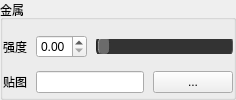
                    <widget class="QGroupBox" name="metalpanel">
                     <property name="sizePolicy">
                      <sizepolicy hsizetype="Preferred" vsizetype="Preferred">
                       <horstretch>0</horstretch>
                       <verstretch>0</verstretch>
                      </sizepolicy>
                     </property>
                     <property name="title">
                      <string>金属</string>
                     </property>
                     <property name="flat">
                      <bool>true</bool>
                     </property>
                     <layout class="QVBoxLayout" name="verticalLayout_10">
                      <property name="spacing">
                       <number>9</number>
                      </property>
                      <property name="leftMargin">
                       <number>0</number>
                      </property>
                      <property name="rightMargin">
                       <number>0</number>
                      </property>
                      <property name="bottomMargin">
                       <number>0</number>
                      </property>
                      <item>
                       <layout class="QHBoxLayout" name="horizontalLayout_31">
                        <item>
                         <widget class="QLabel" name="label_36">
                          <property name="text">
                           <string>强度</string>
                          </property>
                          <property name="buddy">
                           <cstring>difftexpath</cstring>
                          </property>
                         </widget>
                        </item>
                        <item>
                         <widget class="QDoubleSpinBox" name="metal">
                          <property name="maximum">
                           <double>1.000000000000000</double>
                          </property>
                          <property name="singleStep">
                           <double>0.010000000000000</double>
                          </property>
                          <property name="stepType">
                           <enum>QAbstractSpinBox::AdaptiveDecimalStepType</enum>
                          </property>
                          <property name="value">
                           <double>0.000000000000000</double>
                          </property>
                         </widget>
                        </item>
                        <item>
                         <widget class="QSlider" name="slider_metal">
                          <property name="styleSheet">
                           <string notr="true">QSlider::groove {
    border: 1px solid;
	border-radius: 7px;
	border-color: #222222 #555555 #555555 #222222;
    height: 18px;
    background: #333333;
    padding:1px;
}
QSlider::handle {
    background: #6b6b6b;
    border: 1px solid;
	border-style:inset;
	border-color: #55ffffff #55000000 #55000000 #55ffffff;
	border-radius: 5px;
    width: 10px;
    margin: 0; 
}</string>
                          </property>
                          <property name="maximum">
                           <number>100</number>
                          </property>
                          <property name="singleStep">
                           <number>1</number>
                          </property>
                          <property name="value">
                           <number>0</number>
                          </property>
                          <property name="orientation">
                           <enum>Qt::Horizontal</enum>
                          </property>
                         </widget>
                        </item>
                       </layout>
                      </item>
                      <item>
                       <layout class="QHBoxLayout" name="horizontalLayout_36">
                        <item>
                         <widget class="QLabel" name="label_20">
                          <property name="text">
                           <string>贴图</string>
                          </property>
                          <property name="buddy">
                           <cstring>spectexpath</cstring>
                          </property>
                         </widget>
                        </item>
                        <item>
                         <widget class="QLineEdit" name="metaltexpath"/>
                        </item>
                        <item>
                         <widget class="QPushButton" name="metaltexbutton">
                          <property name="text">
                           <string>...</string>
                          </property>
                         </widget>
                        </item>
                       </layout>
                      </item>
                     </layout>
                    </widget>
